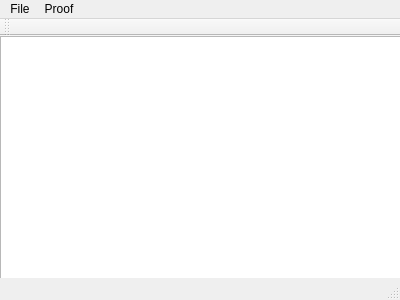
<?xml version="1.0" encoding="UTF-8"?>
<ui version="4.0">
 <class>Window</class>
 <widget class="QMainWindow" name="Window">
  <property name="geometry">
   <rect>
    <x>0</x>
    <y>0</y>
    <width>400</width>
    <height>300</height>
   </rect>
  </property>
  <property name="windowTitle">
   <string>Window</string>
  </property>
  <widget class="QWidget" name="centralWidget">
   <widget class="QGraphicsView" name="graphicsView">
    <property name="geometry">
     <rect>
      <x>0</x>
      <y>0</y>
      <width>401</width>
      <height>251</height>
     </rect>
    </property>
    <property name="autoFillBackground">
     <bool>false</bool>
    </property>
   </widget>
  </widget>
  <widget class="QMenuBar" name="menuBar">
   <property name="geometry">
    <rect>
     <x>0</x>
     <y>0</y>
     <width>400</width>
     <height>21</height>
    </rect>
   </property>
   <widget class="QMenu" name="menuFile">
    <property name="title">
     <string>File</string>
    </property>
   </widget>
   <widget class="QMenu" name="menuProof">
    <property name="title">
     <string>Proof</string>
    </property>
   </widget>
   <addaction name="menuFile"/>
   <addaction name="menuProof"/>
  </widget>
  <widget class="QToolBar" name="mainToolBar">
   <attribute name="toolBarArea">
    <enum>TopToolBarArea</enum>
   </attribute>
   <attribute name="toolBarBreak">
    <bool>false</bool>
   </attribute>
  </widget>
  <widget class="QStatusBar" name="statusBar"/>
 </widget>
 <layoutdefault spacing="6" margin="11"/>
 <resources/>
 <connections/>
</ui>
